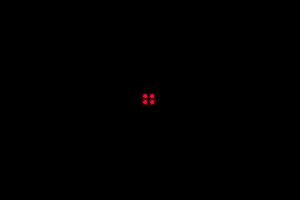
Frame 1 (no input)
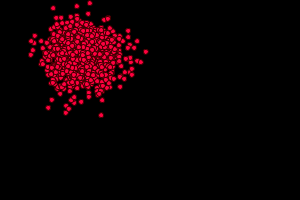
Frame 60 (the mouse pressed at the canvas centre just before this capture)
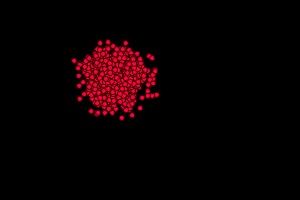
Frame 120 (the mouse held since frame 60 and released just before this capture)

The Processing sketch that drew these frames (run headless with seeded random() and noise(); from frame 60 on, the mouse is pressed at the canvas centre):

// Processing sketch: processing_172999
// ── processing_172999.pde

Walker[] wkrs = new Walker[1000];
 
//inicializamos
void setup() {
  size(300, 200);
  //Inicializamos los Walkers: les enviamos los parÃƒÆ’Ã‚Â¡metros step y tamaÃƒÆ’Ã‚Â±o
  for (int i=0; i<wkrs.length;i++) {
    wkrs[i] = new Walker(2, 5, 50, 50);
  }
}
 
void draw() {
  background(0);
  //ejecutamos los walkers
  for (int i=0; i<wkrs.length;i++) {
    wkrs[i].run();
  }
}
 
 
///////////////////////////////////////////////////////////
//////////////////////////////////////////////////////////
/// CLASE WALKER
 
class Walker {
  //declaramos variables:
  float mySz, myStep;
  float myX, myY, vx,vy;

 
  //Constructor: se ejecuta al crear la instancia del objeto
  Walker (int _st, int _sz, float _vx, float _vy) {
    myStep = _st;
    mySz = _sz;
    myX = width/2;
    myY = height/2;
    vx = _vx;
    vy = _vy;
  }
 
  //AquÃƒÆ’Ã‚Â no hay "draw", tenemos que crear una funciÃƒÆ’Ã‚Â³n de ejecuciÃƒÆ’Ã‚Â³n
  void run() {
    updatePosition();
    drawMe();
  }
 
  void updatePosition() {
    //creamos un random para cada direcciÃƒÆ’Ã‚Â³n:
    float randX = random(100);
    float randY = random(100);
    //en la X, si es mayor a 50, el walker va para la derecha
    if (randX >= 50) {
      //ve hacia la derecha
      myX += myStep;
    } // y si es menor, para la izquierda
    else {
      myX -= myStep;
      float distanceX = mouseX - myX;
      myX += distanceX/vx;
       
    }
    //y lo mismo para Y: si es mayor a 50, el walker va para abajo
    if (randY >= 50) {
      //ve hacia abajo
      myY += myStep;
    } // y si es menor, para arriba
    else {
      myY -= myStep; 
      float distanceY = mouseY - myY;
      myY += distanceY/vy;
    }
    //y finalmente, mantenemos el walker dentro de la ventana con constrin
    myX = constrain(myX, 0, width);
    myY = constrain(myY, 0, height);
  }
 
  void drawMe() {
    //preparamos color
    //noStroke();
    stroke(64,0,0);
    fill(255, 0, 64);
    //dibujamos:
    ellipse(myX, myY, mySz, mySz);
  }
}
